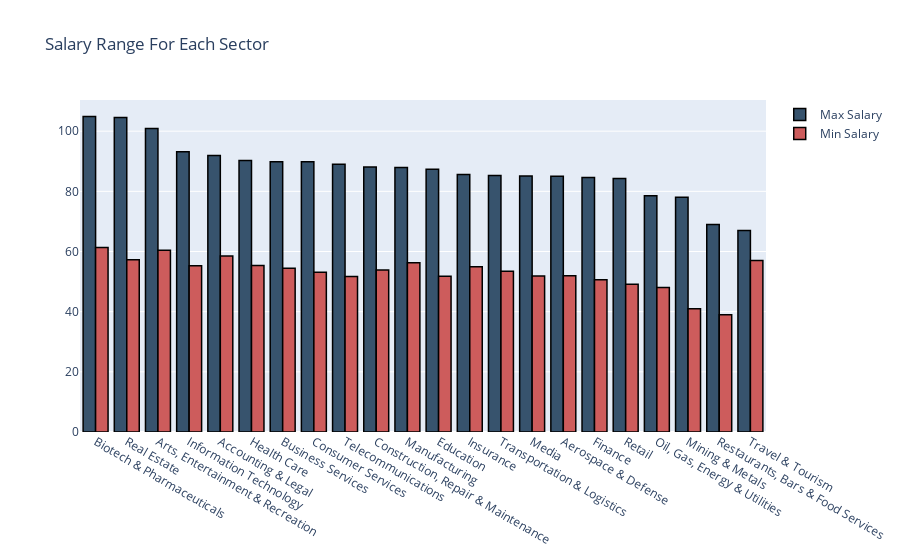

Notebook code for this chart:
### Code cell
# Visualization in bar graph with plotly

# Create Trace 1
trace1 = go.Bar(x = df_mean_salary['Sector'],
                y = df_mean_salary['Max Salary'],
                name = 'Max Salary',
                marker = dict(color ='rgb(55, 83, 109)',
                             line = dict(color = 'rgb(0,0,0)', width = 1.5)))

# Create Trace 2
trace2 = go.Bar(x = df_mean_salary['Sector'],
                y = df_mean_salary['Min Salary'],
                name = 'Min Salary',
                marker = dict(color = 'indianred',
                             line = dict(color = 'rgb(0,0,0)', width = 1.5)))

data = [trace1, trace2]

layout = go.Layout(title = 'Salary Range For Each Sector', 
                   barmode = 'group')

chart = go.Figure(data = data, layout = layout)
iplot(chart)

### Figure 1 — Plotly figure (JSON) as saved in the notebook; plotly's stock layout.template omitted (floating-point values rounded to 4 significant figures)
{"data": [{"marker": {"color": "rgb(55, 83, 109)", "line": {"color": "rgb(0, 0, 0)", "width": 1.5}}, "name": "Max Salary", "type": "bar", "x": ["Biotech & Pharmaceuticals", "Real Estate", "Arts, Entertainment & Recreation", "Information Technology", "Accounting & Legal", "Health Care", "Business Services", "Consumer Services", "Telecommunications", "Construction, Repair & Maintenance", "Manufacturing", "Education", "Insurance", "Transportation & Logistics", "Media", "Aerospace & Defense", "Finance", "Retail", "Oil, Gas, Energy & Utilities", "Mining & Metals", "Restaurants, Bars & Food Services", "Travel & Tourism"], "y": [104.8, 104.6, 100.9, 93.2, 91.93, 90.25, 89.87, 89.86, 89, 88.12, 87.9, 87.33, 85.61, 85.3, 85.12, 85.05, 84.64, 84.29, 78.54, 78, 69, 67]}, {"marker": {"color": "indianred", "line": {"color": "rgb(0, 0, 0)", "width": 1.5}}, "name": "Min Salary", "type": "bar", "x": ["Biotech & Pharmaceuticals", "Real Estate", "Arts, Entertainment & Recreation", "Information Technology", "Accounting & Legal", "Health Care", "Business Services", "Consumer Services", "Telecommunications", "Construction, Repair & Maintenance", "Manufacturing", "Education", "Insurance", "Transportation & Logistics", "Media", "Aerospace & Defense", "Finance", "Retail", "Oil, Gas, Energy & Utilities", "Mining & Metals", "Restaurants, Bars & Food Services", "Travel & Tourism"], "y": [61.36, 57.25, 60.43, 55.3, 58.51, 55.36, 54.4, 53.14, 51.73, 53.81, 56.25, 51.81, 54.9, 53.4, 51.83, 51.95, 50.64, 49.08, 48, 41, 39, 57]}], "layout": {"autosize": true, "barmode": "group", "title": {"text": "Salary Range For Each Sector"}, "xaxis": {"autorange": true, "range": [-0.5, 21.5], "type": "category"}, "yaxis": {"autorange": true, "range": [0, 110.4], "type": "linear"}}}
